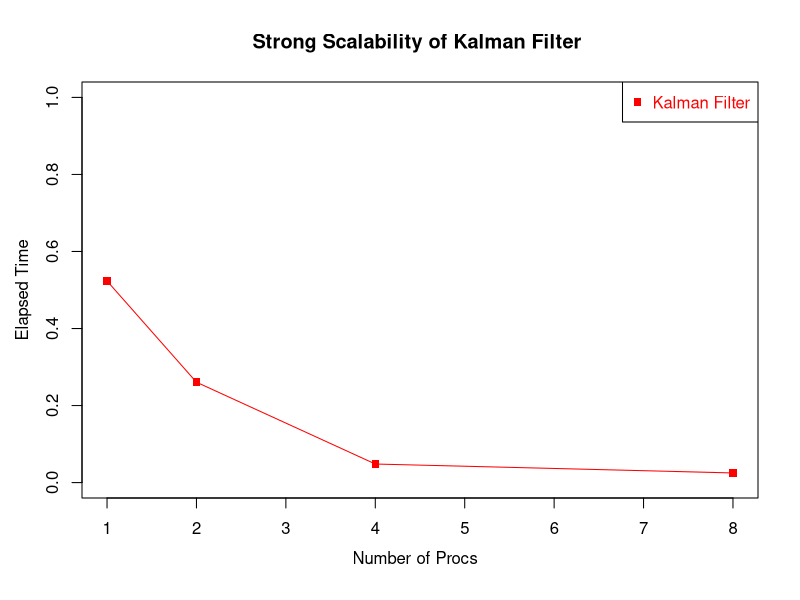

Source code (R):

Proc <- c(1,2,4,8)

#Read <- c(0.00569296, 0.016588, 0.058814, 0.0734541)

MinMax <- c( 0.604518, 0.301678 , 0.151565 , 0.076493  )

Kalman <- c(  0.523409, 0.260573, 0.048197, 0.0250406 )

#plot(Proc, MinMax, pch=15,  ylim=c(0,1), xlab="", ylab="", type="o",col="blue", main="Scalability Analysis")


## Allow a second plot on the same graph
#par(new=TRUE)

plot(Proc, Kalman, pch=15,  ylim=c(0,1), xlab="", ylab="", type="o",col="red",main="Strong Scalability of Kalman Filter ")

mtext("Elapsed Time",side=2,line=2.5)

#par(new=TRUE)

mtext("Number of Procs  ",side=1,col="black",line=2.5)  


#plot(Proc, Read, pch=15,  ylim=c(0,1), xlab="", ylab="", type="o",col="black")

#legend("topright",legend=c("Min Max", "Kalman Filter"),
#  text.col=c("blue","red"),pch=c(15,15),col=c("blue","red") )

legend("topright",legend=c( "Kalman Filter"),
  text.col=c("red"),pch=c(15),col=c("red") )

#legend("topright",legend=c("Min Max", "Kalman Filter", "Read File"),
#  text.col=c("blue","red","black"),pch=c(15,15,15),col=c("blue","red","black"))

